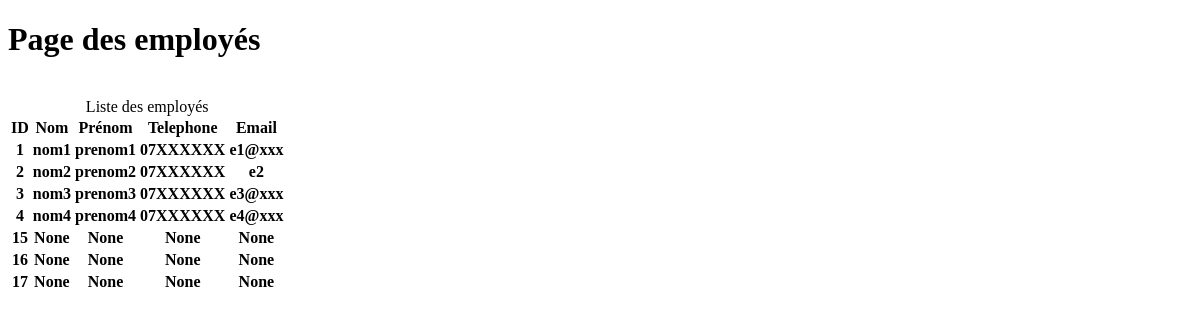
Before: /employes/ with the older database file.
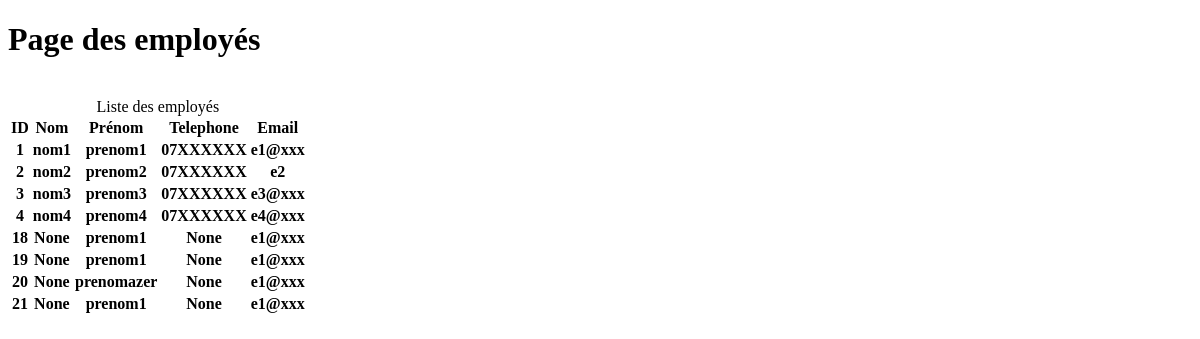
After: the same page with the newer database file.
### employes/models.py (models this page shows, shortened)
class Employe(models.Model):
    prenomEmploye = models.CharField(max_length=200, null=True)
    nomEmploye = models.CharField(max_length=200, null=True)
    emailEmploye = models.CharField(max_length=200, null=True)
    telEmploye = models.CharField(max_length=200, null=True)
    mdpEmploye = models.CharField(max_length=50, null=True)

### employes/views.py (the view)
# urls.py: path('', views.homeEmploye),
def homeEmploye(request):
    employe = Employe.objects.all()
    context = {'employes': employe}
    return render(request, 'employes/employes.html', context)

### templates/employes/employes.html (shortened to what this page needs)
<!DOCTYPE html>
<html lang="en">
<head>
</head>
<body>
<h1>Page des employés</h1>
<br>
<table>
    <caption>Liste des employés</caption>
    <tr>
        <th>ID</th>
        <th>Nom</th>
        <th>Prénom</th>
        <th>Telephone</th>
        <th>Email</th>
    </tr>
     {% for employe in employes %}
    <tr>
        <th>{{ employe.id }}</th>
        <th>{{ employe.nomEmploye }}</th>
        <th>{{ employe.prenomEmploye }}</th>
        <th>{{ employe.telEmploye }}</th>
        <th>{{ employe.emailEmploye }}</th>
    </tr>
    {% endfor %}
</table>
</body>
</html>

Changed rows visible on the page:
removed Employe: id "15", nomEmploye "None", prenomEmploye "None", telEmploye "None", emailEmploye "None"
removed Employe: id "16", nomEmploye "None", prenomEmploye "None", telEmploye "None", emailEmploye "None"
removed Employe: id "17", nomEmploye "None", prenomEmploye "None", telEmploye "None", emailEmploye "None"
added Employe: id "18", nomEmploye "None", prenomEmploye "prenom1", telEmploye "None", emailEmploye "e1@xxx"
added Employe: id "19", nomEmploye "None", prenomEmploye "prenom1", telEmploye "None", emailEmploye "e1@xxx"
added Employe: id "20", nomEmploye "None", prenomEmploye "prenomazer", telEmploye "None", emailEmploye "e1@xxx"
added Employe: id "21", nomEmploye "None", prenomEmploye "prenom1", telEmploye "None", emailEmploye "e1@xxx"
